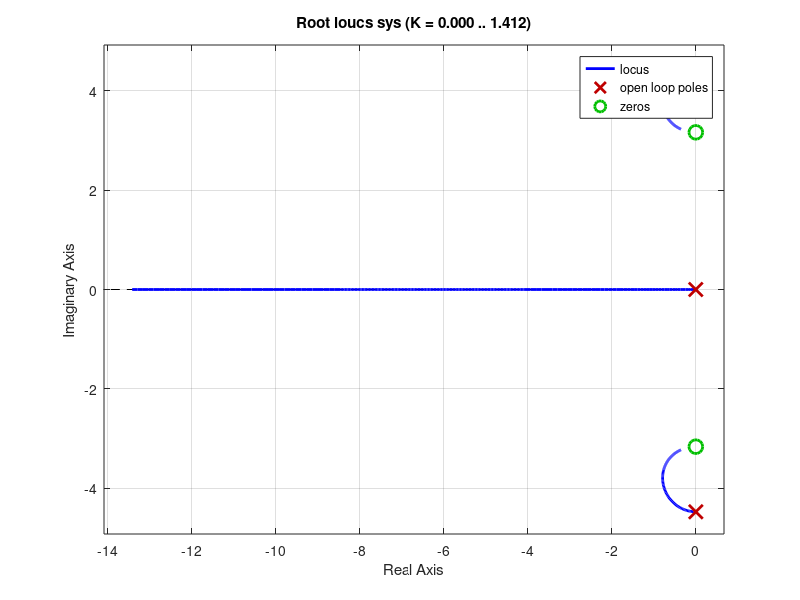

Source code (MATLAB):
%% 1
sys = tf([1 2 5],[1 2 2 1]);
rlocus(sys)
%rlocus(sys,-10:.0001:10)
k=6;
T = feedback(sys*k,1);
step(T)
%% 3

sys = tf([10 0 100],[1 0 20 0]);
rlocus(sys)
%rlocus(sys,-10:.0001:10)
%k=6;
%T = feedback(sys*k,1);
%step(T)
